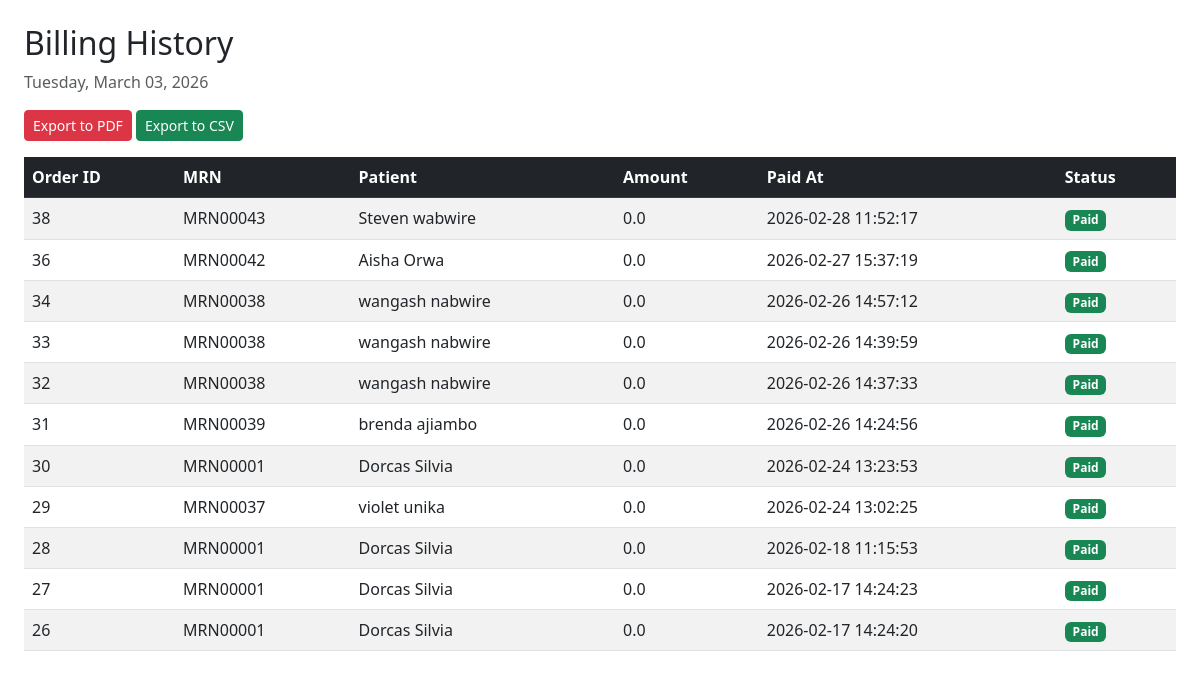
Before: /cashier/history with the older database file.
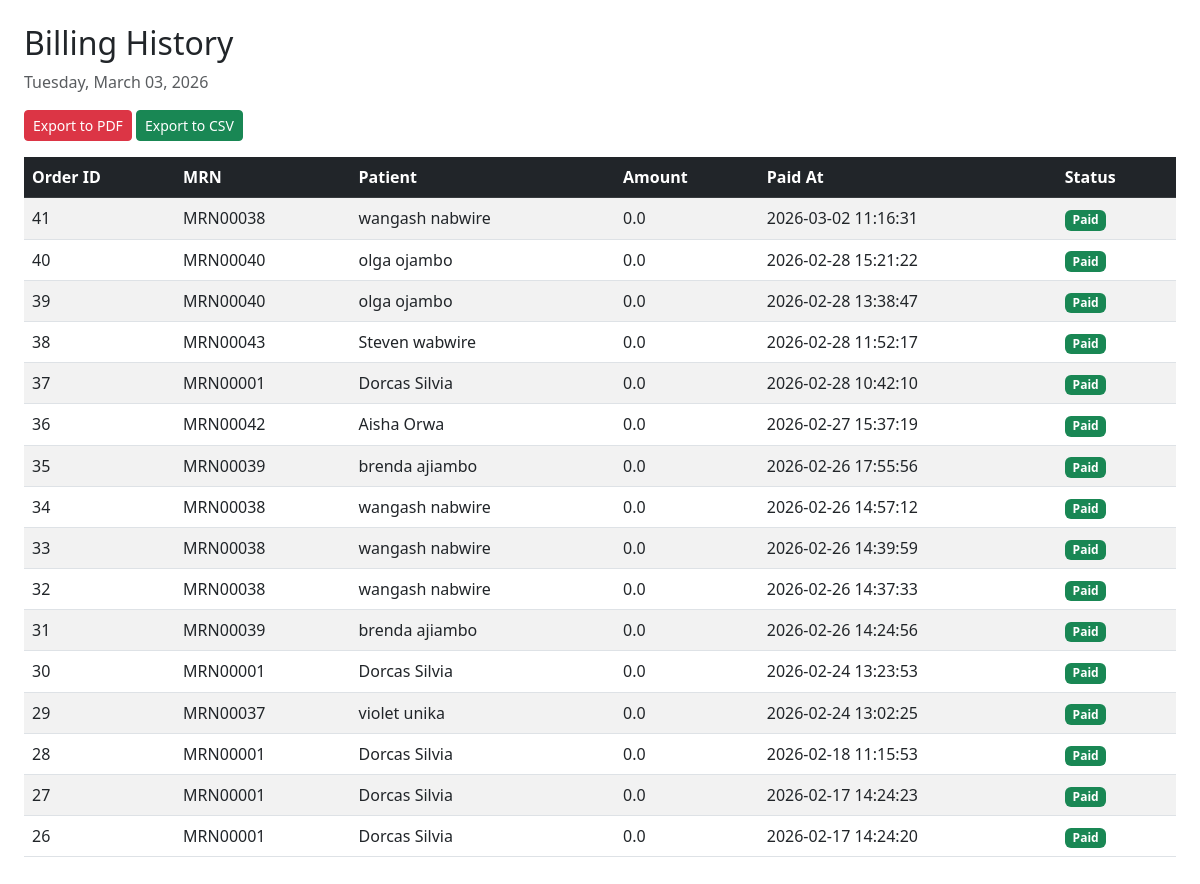
After: the same page with the newer database file.
### tables this page shows
CREATE TABLE cashier_orders (
    id INTEGER PRIMARY KEY AUTOINCREMENT,
    patient_id INTEGER NOT NULL,
    amount REAL NOT NULL,
    created_at TIMESTAMP DEFAULT CURRENT_TIMESTAMP,
    status TEXT DEFAULT 'pending', paid_at TEXT, date_paid TEXT,
    FOREIGN KEY(patient_id) REFERENCES patients(id)
);

CREATE TABLE patients (
    id INTEGER PRIMARY KEY AUTOINCREMENT,
    name TEXT NOT NULL,
    age INTEGER NOT NULL,
    gender TEXT NOT NULL,
    contact TEXT NOT NULL,
    address TEXT NOT NULL,
    symptoms TEXT,
    diagnosis TEXT,
    lab_results TEXT,
    prescribed_medicine TEXT,
    bill_amount REAL
, is_active INTEGER DEFAULT 1, admission_status TEXT DEFAULT 'outpatient', labor_status TEXT DEFAULT 'none', first_name TEXT, last_name TEXT, created_at TEXT, status TEXT DEFAULT 'draft', updated_at TEXT, card_number TEXT, medical_record_number TEXT, prescriptions TEXT, tests_ordered TEXT, billing_amount REAL);

### app.py (the view)
@app.route('/cashier/history')
def billing_history():
    db = get_db()
    orders = db.execute("""
        SELECT co.id, p.medical_record_number,
               p.first_name || ' ' || p.last_name AS patient_name,
               co.amount, co.created_at, co.status
        FROM cashier_orders co
        JOIN patients p ON co.patient_id = p.id
        WHERE co.status = 'paid'
        ORDER BY co.created_at DESC
    """).fetchall()
    current_date = datetime.now().strftime('%A, %B %d, %Y')
    return render_template('billing_history.html', orders=orders, current_date=current_date)

### app.py (called while the page is built)
def get_db():
    conn = sqlite3.connect('hospital.db')
    conn.row_factory = sqlite3.Row
    return conn

### templates/billing_history.html (shortened to what this page needs)
<!DOCTYPE html>
<html lang="en">
<head>
  <link href="https://cdn.jsdelivr.net/npm/bootstrap@5.3.0/dist/css/bootstrap.min.css" rel="stylesheet">
</head>
<body class="p-4">
  <h2>Billing History</h2>
  <p class="text-muted">{{ current_date }}</p>
  <div class="mb-3">
    <a href="{{ url_for('export_billing_pdf') }}" class="btn btn-danger btn-sm">Export to PDF</a>
    <a href="{{ url_for('export_billing_csv') }}" class="btn btn-success btn-sm">Export to CSV</a>
  </div>
  {% if orders %}
  <table class="table table-striped">
    <thead class="table-dark">
      <tr>
        <th>Order ID</th>
        <th>MRN</th>
        <th>Patient</th>
        <th>Amount</th>
        <th>Paid At</th>
        <th>Status</th>
      </tr>
    </thead>
    <tbody>
      {% for order in orders %}
      <tr>
        <td>{{ order.id }}</td>
        <td>{{ order.medical_record_number }}</td>
        <td>{{ order.patient_name }}</td>
        <td>{{ order.amount }}</td>
        <td>{{ order.created_at }}</td>
        <td>
          {% if order.status == 'paid' %}
            <span class="badge bg-success">Paid</span>
          {% else %}
            <span class="badge bg-secondary">{{ order.status }}</span>
          {% endif %}
        </td>
      </tr>
      {% endfor %}
    </tbody>
  </table>
  {% else %}
    <div class="alert alert-info">No paid bills found.</div>
  {% endif %}
</body>
</html>

Changed rows visible on the page:
added cashier_orders: id "41", medical_record_number "MRN00038", patient_name "wangash nabwire", amount "0.0", created_at "2026-03-02 11:16:31", status "Paid"
added cashier_orders: id "40", medical_record_number "MRN00040", patient_name "olga ojambo", amount "0.0", created_at "2026-02-28 15:21:22", status "Paid"
added cashier_orders: id "39", medical_record_number "MRN00040", patient_name "olga ojambo", amount "0.0", created_at "2026-02-28 13:38:47", status "Paid"
now on this page (row edited): cashier_orders: id "37", medical_record_number "MRN00001", patient_name "Dorcas Silvia", amount "0.0", created_at "2026-02-28 10:42:10", status "Paid"
now on this page (row edited): cashier_orders: id "35", medical_record_number "MRN00039", patient_name "brenda ajiambo", amount "0.0", created_at "2026-02-26 17:55:56", status "Paid"
